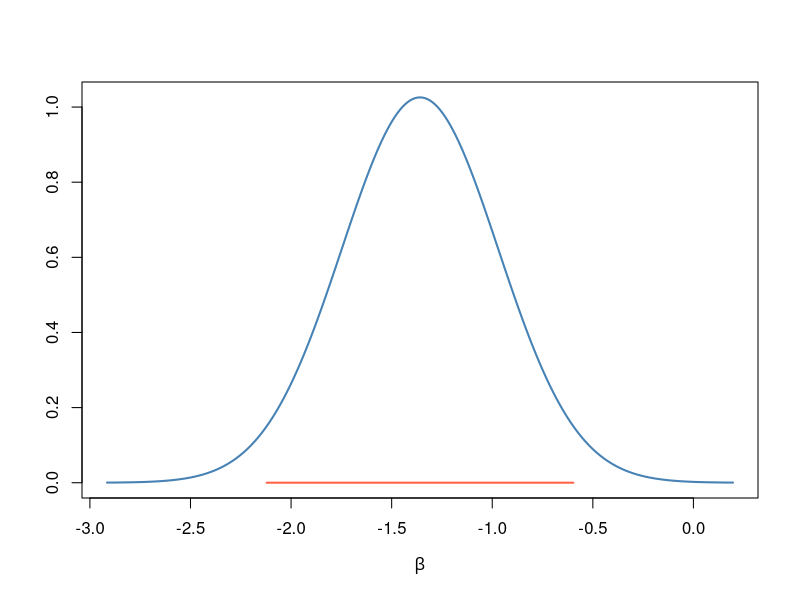

Source code (R):
require('mvtnorm')
imgw = 5
imgh = 4
data = read.table('WomenWork.dat.txt', header=TRUE)
response = data$Work
features = as.matrix(data[,-data$Work])

# a
fit = glm(Work ~ 0 + ., data = data, family = 'binomial')

# b
nFeats = ncol(features)
mu = rep(0, nFeats)
tau = 10
sigma2 = tau^2 * diag(nFeats)
beta_prior = rnorm(mu, sigma2)

logPostLogistic = function(betas, y, X, mu, sigma2) {
  nPara = length(betas)
  yPred = as.matrix(X) %*% betas
  
  logLike = sum(yPred*y - log(1 + exp(yPred)))
  if (abs(logLike) == Inf) {
    logLike = -20000
  }
  logPrior = dmvnorm(betas, rep(0, nPara), sigma2, log=TRUE)
  logPost = logPrior + logLike
  return (logPost)
}

initValues = rep(0, nFeats)
optimResults = optim(initValues,
                     logPostLogistic, y=response, X=features, mu=mu, sigma2=sigma2,
                     method=c('BFGS'), control=list(fnscale=-1), hessian=TRUE)

postMode = optimResults$par
postCov = -solve(optimResults$hessian)
approxPostStd = sqrt(diag(postCov))

names(postMode) = colnames(features)
names(approxPostStd) = colnames(features)

childMean = postMode['NSmallChild']
childStd = approxPostStd['NSmallChild']

betaGrid = seq(-abs(childMean - 4*childStd), abs(childMean + 4* childStd), length = 1000)
pdf('plots/smallchildren.pdf', width=imgw, height=imgh)
  plot(betaGrid, dnorm(betaGrid, childMean, childStd), 
       type = "l", lwd = 2, ylab = '', xlab = expression(beta), col='steelblue')
  lines(qnorm(c(0.025, 0.975), childMean, childStd), c(0,0), lwd=2, col='tomato')
dev.off()
# c
jane_doe = c(1, 10, 8, 10, 1, 40, 1, 1)
dmvnorm(jane_doe, mean=postMode, sigma=postCov+diag(8))


